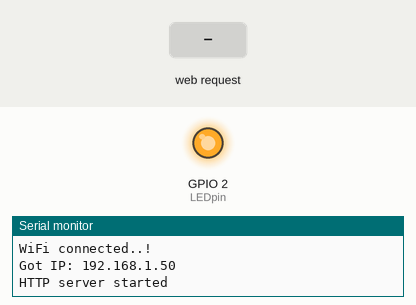
Recording of a sketch running on a simulated ESP8266 (NodeMCU). Parts: output pins drawn as LEDs (lit = HIGH), the last lines printed to the serial monitor. Inputs (shaded band) come from the test bench. WiFi joins after 1.5 s; servers stay silent unless stated.

Above: at 3.3 s.
3.4 s: HTTP request GET /ledon received
At 4.4 s:
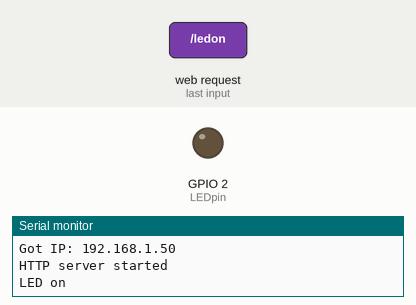
4.9 s: HTTP request GET /ledoff received
At 5.6 s:
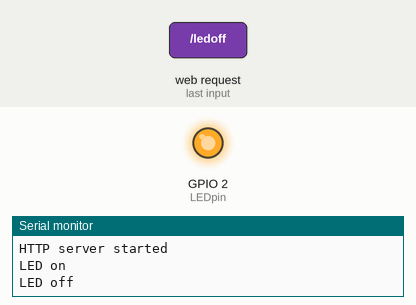
Timing chart, 0 to 7.9 s (numbered marks = the images above; inputs shaded):
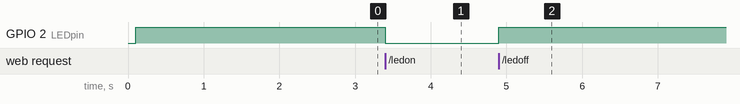

The sketch:

normalSwitch.ino
```cpp
//Please use "homebridge-http-switch" npm module


#include <ESP8266WiFi.h>
#include <ESP8266WebServer.h>

/*Put your SSID & Password*/
const char* ssid = "your ssid";  // Enter SSID here
const char* password = "your pd";  //Enter Password here

ESP8266WebServer server(80);

uint8_t LEDpin = LED_BUILTIN;
volatile bool LEDstatus = HIGH; //The buildin led is active low

void setup() {
  Serial.begin(9600);
  delay(100);
  pinMode(LEDpin, OUTPUT);
  digitalWrite(LEDpin, HIGH);

  Serial.println("Connecting to ");
  Serial.println(ssid);

  //connect to your local wi-fi network
  WiFi.begin(ssid, password);

  //check wi-fi is connected to wi-fi network
  while (WiFi.status() != WL_CONNECTED) {
    delay(1000);
    Serial.print(".");
  }
  Serial.println("");
  Serial.println("WiFi connected..!");
  Serial.print("Got IP: ");  Serial.println(WiFi.localIP());

//  server.on("/", handle_OnConnect);
  server.on("/ledon", handle_ledon);
  server.on("/ledoff", handle_ledoff);
  server.on("/state", handle_state);

  server.begin();
  Serial.println("HTTP server started");
}
void loop() {
  server.handleClient();
}

//void handle_OnConnect() {
////  LEDstatus = LOW;
//  server.send(200, "text/html", "");
//}
void handle_ledon() {
  LEDstatus = LOW;
  digitalWrite(LEDpin, LEDstatus);
  server.send(200, "text/plain", "");
  Serial.println("LED on ");
}

void handle_ledoff() {
  LEDstatus = HIGH;
  digitalWrite(LEDpin, LEDstatus);
  server.send(200, "text/plain", "");
  Serial.println("LED off ");
}

void handle_state(){
  server.send(200, "text/plain", String(LEDstatus == LOW? 1 : 0));
  Serial.print("state=");
  Serial.println(LEDstatus);
}
```

Measured:
- after the input at 3.4 s, GPIO 2 (LEDpin): HIGH → LOW at once
- after the input at 4.9 s, GPIO 2 (LEDpin): LOW → HIGH at once
